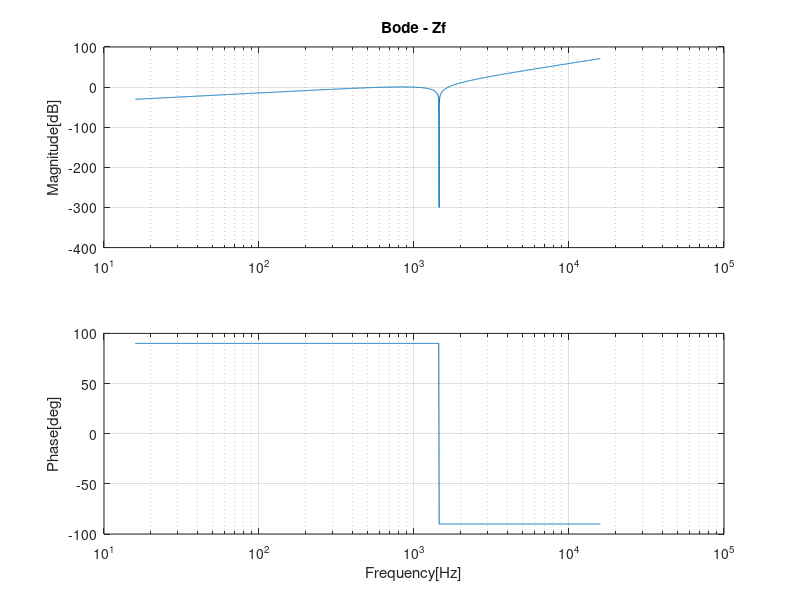

Source code (MATLAB):
% LCL PWM Filter

clear all; % clear all code
close all; % close all windows
clc; % command line clear

% Load the control package for transfer functions [tf]
pkg load control

% Define filter parameters
Li = 200e-06; % Inverter side inductor 200uH example
Cf_wye = 180e-06; % Filter capacitor in wye arrangement 180uF example
Lg = 100e-06; % Grid side inductor 100uH example

% Setup a transfer function in the `s` domain [laplace]
s = tf('s');

% Transfer function for impedance [Zf]
% Doc: An Improved LCL Filter Design in Order to Ensure Stability without
% Damping and Despite Large Grid Impedance Variations, MDPI 2017
% Authors: Romdhane, Naouar, Belkhodja, Monmasson
% DOI: 10.3390/en10030336
Zf = ((Li * Lg * Cf_wye) * (s^3)) + ((Li + Lg) * s);

% Bode plot of the impedance response
[bode_mag, bode_pha, bode_w] = bode(Zf);

bode_hz = bode_w / (2 * pi); % Convert from rps to hz
bode_mag_db = 20 * (log10(bode_mag)); % Convert from ratio to dB

% Manual bode plots with Hz [not Rad/s]
figure
subplot(2,1,1); % Subplot 1 of (2,1)
semilogx(bode_hz, bode_mag_db); % Plot the magnitude
zoom on;
grid on;
title('Bode - Zf');
ylabel('Magnitude[dB]');

subplot(2,1,2); % Subplot 2 of (2,1)
semilogx(bode_hz, bode_pha); % Plot the phase
grid on;
zoom on;
ylabel('Phase[deg]');
xlabel('Frequency[Hz]');
